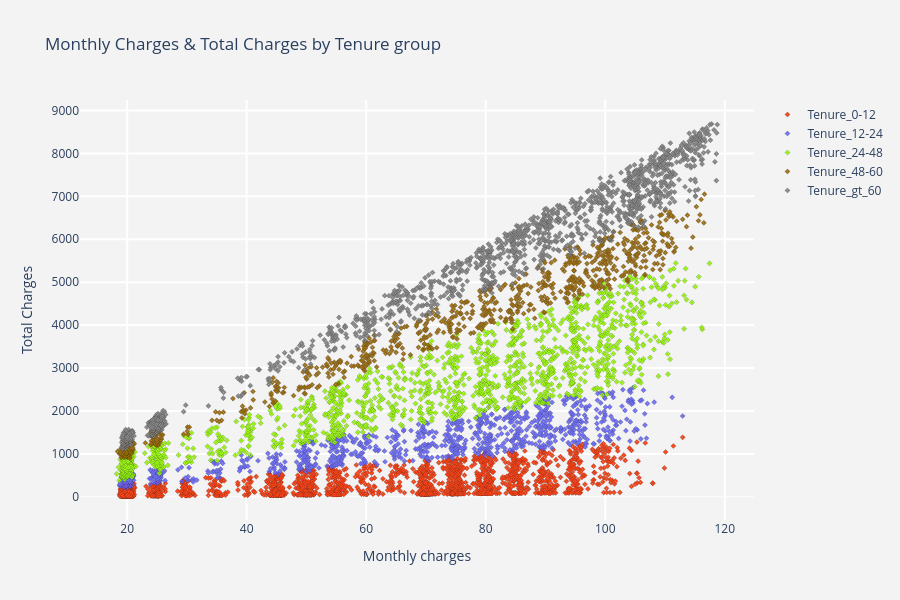
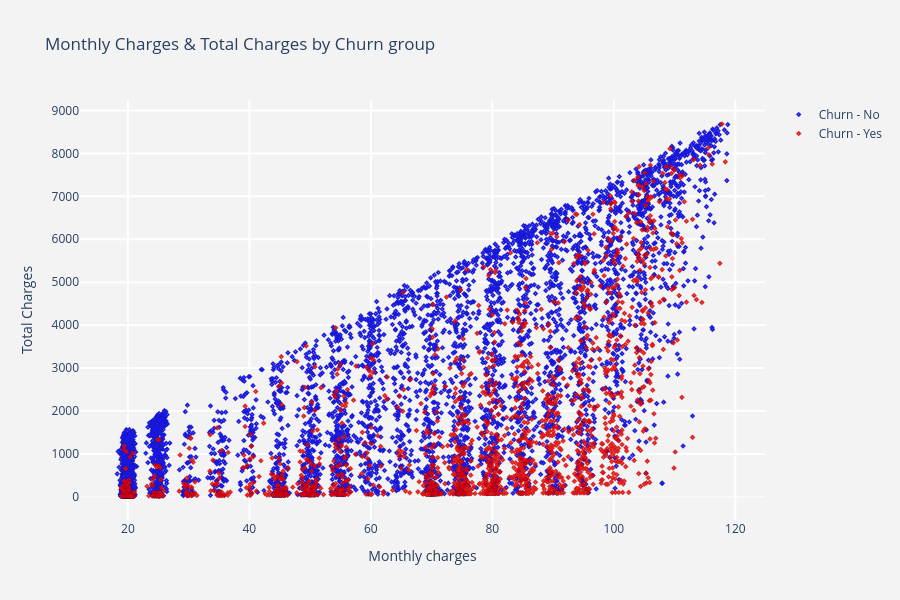

The notebook cell these images were saved under, in order:
### Markdown cell above
# 3.4. Monthly Charges and Total Charges by Tenure and Churn groups

### Code cell
telcom[['MonthlyCharges', 'TotalCharges','tenure',"tenure_group"]]

#scatter plot monthly charges & total charges by tenure group

def plot_tenure_scatter(tenure_group,color) :
    tracer = go.Scatter(x = telcom[telcom["tenure_group"] == tenure_group]["MonthlyCharges"],
                        y = telcom[telcom["tenure_group"] == tenure_group]["TotalCharges"],
                        mode = "markers",marker = dict(line = dict(color = "black",
                                                                   width = .2),
                                                       size = 4 , color = color,
                                                       symbol = "diamond-dot",
                                                      ),
                        name = tenure_group,
                        opacity = .9
                       )
    return tracer

#scatter plot monthly charges & total charges by churn group
def plot_churncharges_scatter(churn,color) :
    tracer = go.Scatter(x = telcom[telcom["Churn"] == churn]["MonthlyCharges"],
                        y = telcom[telcom["Churn"] == churn]["TotalCharges"],
                        mode = "markers",marker = dict(line = dict(color = "black",
                                                                   width = .2),
                                                       size = 4 , color = color,
                                                       symbol = "diamond-dot",
                                                      ),
                        name = "Churn - " + churn,
                        opacity = .9
                       )
    return tracer

trace1 = plot_tenure_scatter("Tenure_0-12","#FF3300")
trace2 = plot_tenure_scatter("Tenure_12-24","#6666FF")
trace3 = plot_tenure_scatter("Tenure_24-48","#99FF00")
trace4 = plot_tenure_scatter("Tenure_48-60","#996600")
trace5 = plot_tenure_scatter("Tenure_gt_60","grey")
trace6 = plot_churncharges_scatter("Yes","red")
trace7 = plot_churncharges_scatter("No","blue")

data1   = [trace1,trace2,trace3,trace4,trace5] 
data2   = [trace7,trace6]

#layout
def layout_title(title) :
    layout = go.Layout(dict(title = title,
                            plot_bgcolor  = "rgb(243,243,243)",
                            paper_bgcolor = "rgb(243,243,243)",
                            xaxis = dict(gridcolor = 'rgb(255, 255, 255)',
                                         title = "Monthly charges",
                                         zerolinewidth=1,ticklen=5,gridwidth=2),
                            yaxis = dict(gridcolor = 'rgb(255, 255, 255)',
                                         title = "Total Charges",
                                         zerolinewidth=1,ticklen=5,gridwidth=2),
                            height = 600
                           )
                      )
    return layout

layout1  = layout_title("Monthly Charges & Total Charges by Tenure group")
layout2  = layout_title("Monthly Charges & Total Charges by Churn group")
fig1 = go.Figure(data = data1,layout = layout1)
fig2 = go.Figure(data = data2,layout = layout2)
py.iplot(fig1)
py.iplot(fig2)

### Figure 1 — Plotly figure (JSON) as saved in the notebook; plotly's stock layout.template omitted (floating-point values rounded to 4 significant figures; data arrays with more than 128 entries replaced by an {"elided": "..."} marker saying what was removed)
{"data": [{"marker": {"color": "#FF3300", "line": {"color": "black", "width": 0.2}, "size": 4, "symbol": "diamond-dot"}, "mode": "markers", "name": "Tenure_0-12", "opacity": 0.9, "type": "scatter", "x": {"elided": "2175 float values"}, "y": {"elided": "2175 float values"}}, {"marker": {"color": "#6666FF", "line": {"color": "black", "width": 0.2}, "size": 4, "symbol": "diamond-dot"}, "mode": "markers", "name": "Tenure_12-24", "opacity": 0.9, "type": "scatter", "x": {"elided": "1024 float values"}, "y": {"elided": "1024 float values"}}, {"marker": {"color": "#99FF00", "line": {"color": "black", "width": 0.2}, "size": 4, "symbol": "diamond-dot"}, "mode": "markers", "name": "Tenure_24-48", "opacity": 0.9, "type": "scatter", "x": {"elided": "1594 float values"}, "y": {"elided": "1594 float values"}}, {"marker": {"color": "#996600", "line": {"color": "black", "width": 0.2}, "size": 4, "symbol": "diamond-dot"}, "mode": "markers", "name": "Tenure_48-60", "opacity": 0.9, "type": "scatter", "x": {"elided": "832 float values"}, "y": {"elided": "832 float values"}}, {"marker": {"color": "grey", "line": {"color": "black", "width": 0.2}, "size": 4, "symbol": "diamond-dot"}, "mode": "markers", "name": "Tenure_gt_60", "opacity": 0.9, "type": "scatter", "x": {"elided": "1407 float values"}, "y": {"elided": "1407 float values"}}], "layout": {"height": 600, "paper_bgcolor": "rgb(243,243,243)", "plot_bgcolor": "rgb(243,243,243)", "title": {"text": "Monthly Charges & Total Charges by Tenure group"}, "xaxis": {"gridcolor": "rgb(255, 255, 255)", "gridwidth": 2, "ticklen": 5, "title": {"text": "Monthly charges"}, "zerolinewidth": 1}, "yaxis": {"gridcolor": "rgb(255, 255, 255)", "gridwidth": 2, "ticklen": 5, "title": {"text": "Total Charges"}, "zerolinewidth": 1}}}

### Figure 2 — Plotly figure (JSON) as saved in the notebook; plotly's stock layout.template omitted (floating-point values rounded to 4 significant figures; data arrays with more than 128 entries replaced by an {"elided": "..."} marker saying what was removed)
{"data": [{"marker": {"color": "blue", "line": {"color": "black", "width": 0.2}, "size": 4, "symbol": "diamond-dot"}, "mode": "markers", "name": "Churn - No", "opacity": 0.9, "type": "scatter", "x": {"elided": "5163 float values"}, "y": {"elided": "5163 float values"}}, {"marker": {"color": "red", "line": {"color": "black", "width": 0.2}, "size": 4, "symbol": "diamond-dot"}, "mode": "markers", "name": "Churn - Yes", "opacity": 0.9, "type": "scatter", "x": {"elided": "1869 float values"}, "y": {"elided": "1869 float values"}}], "layout": {"height": 600, "paper_bgcolor": "rgb(243,243,243)", "plot_bgcolor": "rgb(243,243,243)", "title": {"text": "Monthly Charges & Total Charges by Churn group"}, "xaxis": {"gridcolor": "rgb(255, 255, 255)", "gridwidth": 2, "ticklen": 5, "title": {"text": "Monthly charges"}, "zerolinewidth": 1}, "yaxis": {"gridcolor": "rgb(255, 255, 255)", "gridwidth": 2, "ticklen": 5, "title": {"text": "Total Charges"}, "zerolinewidth": 1}}}
